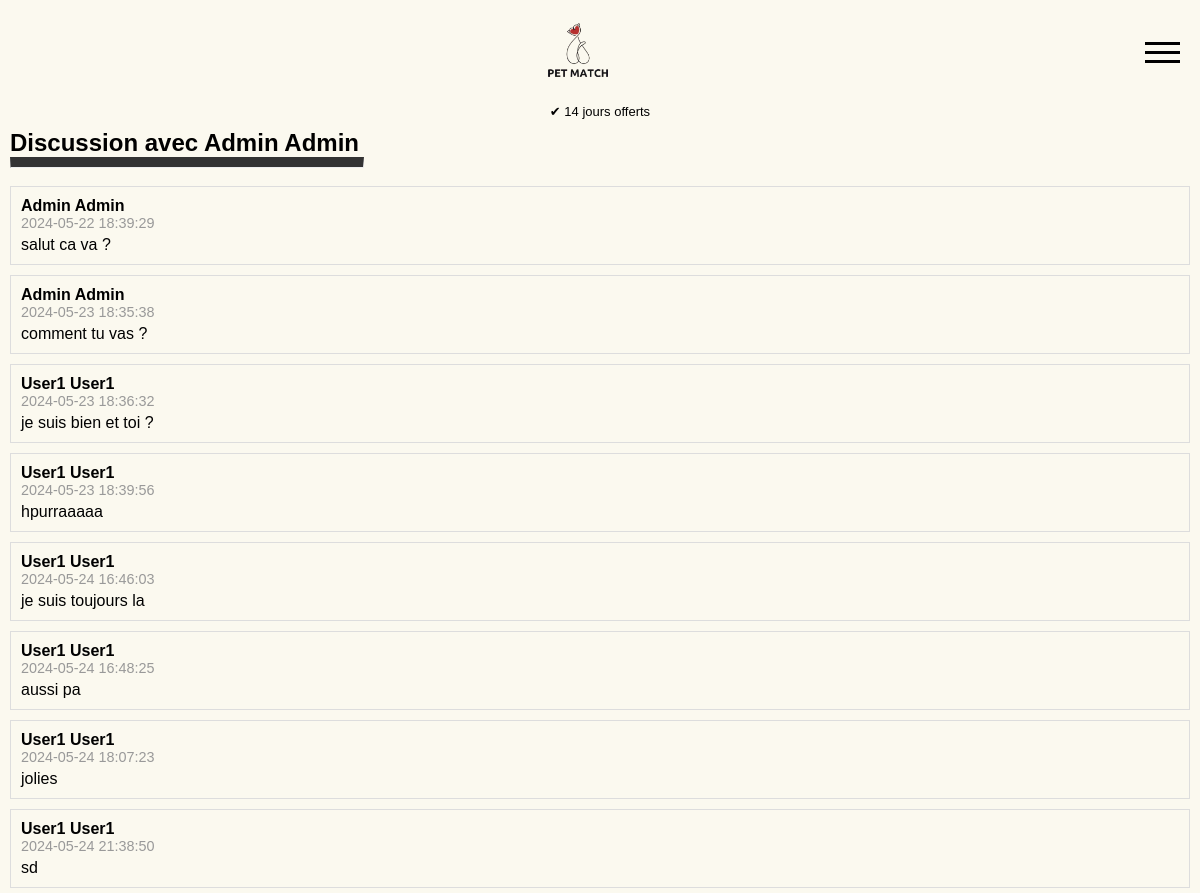
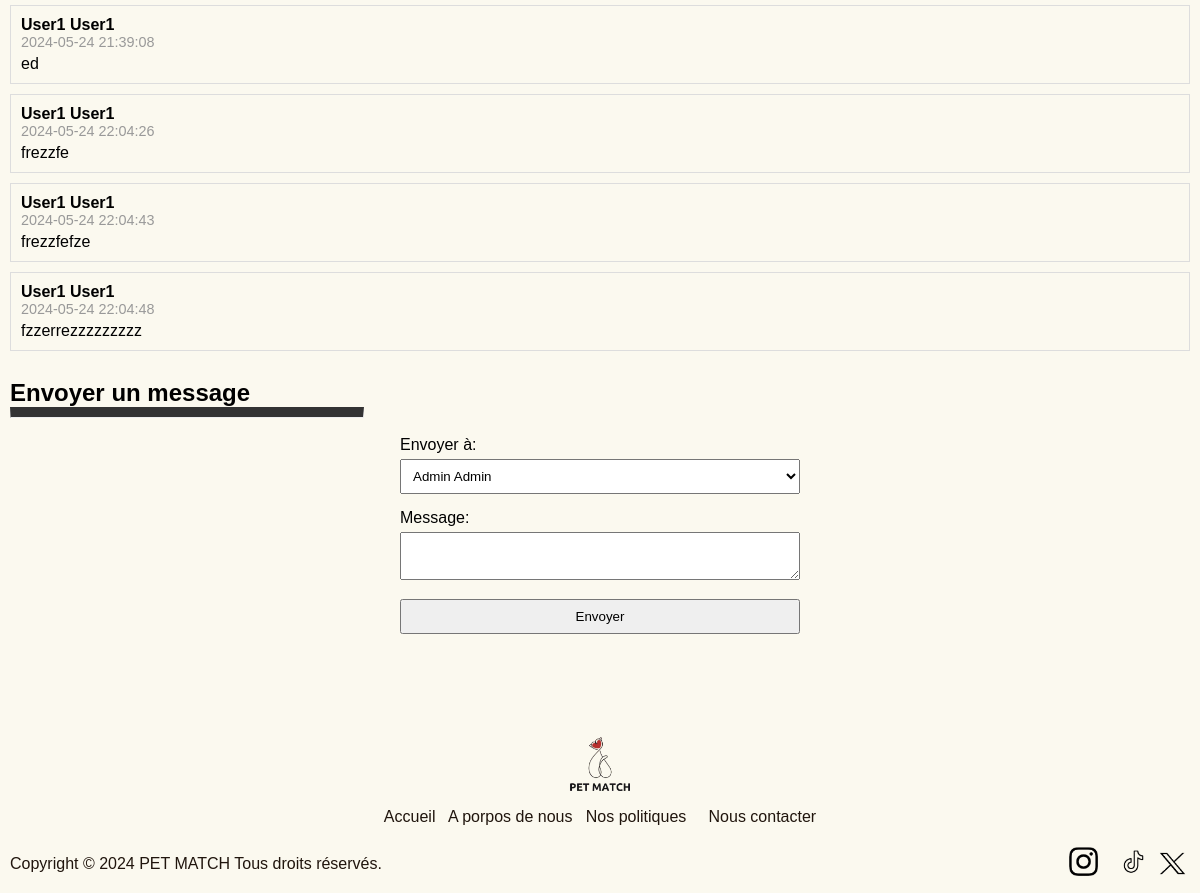
The page /feature/send_message.php?message_to_user_id=1 (signed in) on the database its author committed (2 pictures, top to bottom).
### tables this page shows
CREATE TABLE user (
    id INTEGER PRIMARY KEY AUTOINCREMENT,
    gender TEXT NOT NULL,
    firstname TEXT NOT NULL,
    lastname TEXT NOT NULL,
    email TEXT NOT NULL UNIQUE,
    password TEXT NOT NULL,
    phone TEXT NOT NULL,
    city TEXT NOT NULL,
    birthday TEXT NOT NULL,
    orientation TEXT NOT NULL,
    bio TEXT,
    is_admin INTEGER NOT NULL DEFAULT 0,
    blocked INTEGER NOT NULL DEFAULT 0,
    created_at TIMESTAMP DEFAULT CURRENT_TIMESTAMP,
    subscription TEXT,
    dog_breed TEXT NOT NULL
, "photo" TEXT);

CREATE TABLE messages (
    id INTEGER PRIMARY KEY AUTOINCREMENT,
    sender_id INTEGER NOT NULL,
    receiver_id INTEGER NOT NULL,
    content TEXT NOT NULL,
    sent_at TIMESTAMP DEFAULT CURRENT_TIMESTAMP,
    FOREIGN KEY (sender_id) REFERENCES user(id),
    FOREIGN KEY (receiver_id) REFERENCES user(id)
);

### feature/send_message.php (the view, shortened to what this page needs)
<?php include '../template/header.php'; ?>
<?php
$pdo = new PDO('sqlite:../DB/my_database.db');
$pdo->setAttribute(PDO::ATTR_ERRMODE, PDO::ERRMODE_EXCEPTION);
$user_id = $_SESSION['user_id'];
if (isset($_GET['message_to_user_id'])) {
    $receiver_id = $_GET['message_to_user_id'];
    $stmt = $pdo->prepare("SELECT * FROM user WHERE id = :id");
    $stmt->execute(['id' => $receiver_id]);
    $receiver = $stmt->fetch(PDO::FETCH_ASSOC);
    $sql = "SELECT m.*, u.firstname, u.lastname
            FROM messages m
            JOIN user u ON m.sender_id = u.id
            WHERE (m.sender_id = :user_id AND m.receiver_id = :receiver_id)
               OR (m.sender_id = :receiver_id AND m.receiver_id = :user_id)
            ORDER BY m.sent_at ASC";
    $stmt = $pdo->prepare($sql);
    $stmt->execute([
        'user_id' => $user_id,
        'receiver_id' => $receiver_id
    ]);
    $messages = $stmt->fetchAll(PDO::FETCH_ASSOC);
}
?>
</head>
<body>
    <?php if (isset($messages)): ?>
        <h2>Discussion avec <?= htmlspecialchars($receiver['firstname'] . ' ' . $receiver['lastname']) ?></h2>
        <hr style="border-top: 10px solid #333; width:30%">
        <br>
        <?php foreach ($messages as $message): ?>
            <div class="message">
                <div class="sender">
                    <?= htmlspecialchars($message['firstname'] . ' ' . $message['lastname']) ?>
                </div>
                <div class="timestamp">
                    <?= htmlspecialchars($message['sent_at']) ?>
                </div>
                <div class="content">
                    <?= nl2br(htmlspecialchars($message['content'])) ?>
                </div>
            </div>
        <?php endforeach; ?>
    <?php endif; ?>
    <br>
    <h2>Envoyer un message</h2>
    <hr style="border-top: 10px solid #333; width:30%">
    <br>
    <form action="form/send_messageF.php" method="POST">
        <label>Envoyer à:</label>
        <select name="receiver_id" required>
            <?php
            if (!isset($_GET['message_to_user_id'])) {
                foreach ($matched_users as $user) {
                    echo "<option value='" . htmlspecialchars($user['id']) . "'>" .
                        htmlspecialchars($user['firstname'] . " " . $user['lastname']) .
                        "</option>";
                }
            } else {
                echo "<option value='" . htmlspecialchars($receiver['id']) . "'>" .
                    htmlspecialchars($receiver['firstname'] . " " . $receiver['lastname']) .
                    "</option>";
            }
            ?>
        </select>
        <label>Message:</label>
        <textarea name="content" required></textarea>
        <input type="submit" value="Envoyer">
    </form>
<?php include '../template/footer.php'; ?>

### css/style.css (style rules this page uses)
* { margin: 0; padding: 0; box-sizing: border-box; }
html { height: 100%; background-color: #FBF9EF; }
body { min-height: 100%; display: block; flex-direction: column; font-family: "Arial", Sans-serif; background-color: #FBF9EF; }

### feature/send_message.php (style rules this page uses)
form { max-width: 400px; margin: auto; }
label { display: block; margin-bottom: 5px; }
input, select, textarea { width: 100%; margin-bottom: 15px; padding: 8px; }
.message { border: 1px solid #ddd; padding: 10px; margin-bottom: 10px; }
.sender { font-weight: bold; }
.content { margin-top: 5px; }
.timestamp { color: #999; font-size: 0.9em; }

### rows shown on the page
user: firstname+lastname "Admin Admin", receiver_id "Admin Admin"
messages: sender.lastname "Admin Admin", sent_at "2024-05-22 18:39:29", content "salut ca va ?"
messages: sender.lastname "Admin Admin", sent_at "2024-05-23 18:35:38", content "comment tu vas ?"
messages: sender.lastname "User1 User1", sent_at "2024-05-23 18:36:32", content "je suis bien et toi ?"
messages: sender.lastname "User1 User1", sent_at "2024-05-23 18:39:56", content "hpurraaaaa"
messages: sender.lastname "User1 User1", sent_at "2024-05-24 16:46:03", content "je suis toujours la"
messages: sender.lastname "User1 User1", sent_at "2024-05-24 16:48:25", content "aussi pa"
messages: sender.lastname "User1 User1", sent_at "2024-05-24 18:07:23", content "jolies"
messages: sender.lastname "User1 User1", sent_at "2024-05-24 21:38:50", content "sd"
messages: sender.lastname "User1 User1", sent_at "2024-05-24 21:39:08", content "ed"
messages: sender.lastname "User1 User1", sent_at "2024-05-24 22:04:26", content "frezzfe"
messages: sender.lastname "User1 User1", sent_at "2024-05-24 22:04:43", content "frezzfefze"
messages: sender.lastname "User1 User1", sent_at "2024-05-24 22:04:48", content "fzzerrezzzzzzzzz"
